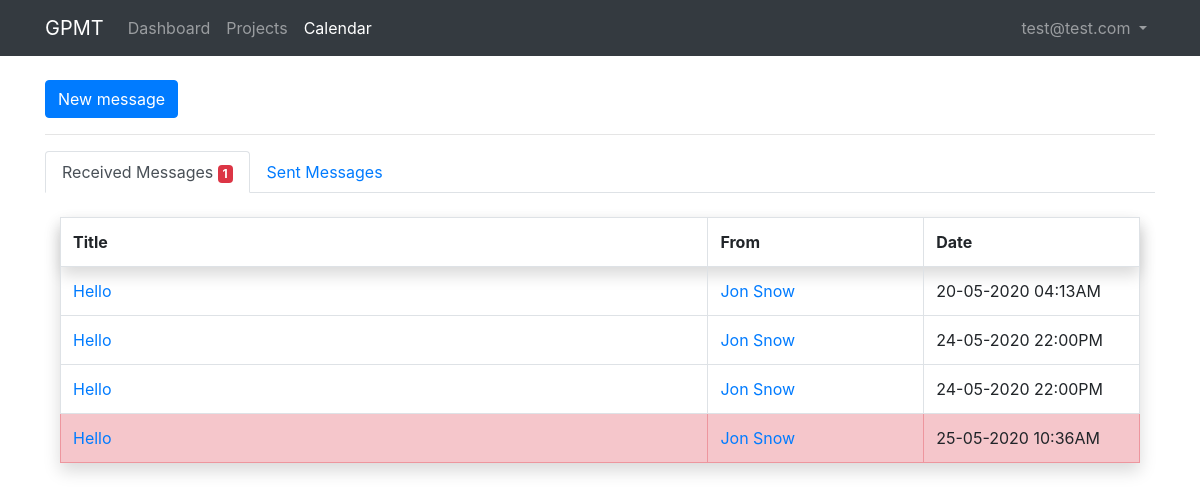
The app's page /messages.php (signed in) with its own data.
### tables this page shows
CREATE TABLE `users` (
  `id` int(11) NOT NULL AUTO_INCREMENT,
  `f_name` varchar(32) NOT NULL,
  `l_name` varchar(32) NOT NULL,
  `username` varchar(64) NOT NULL,
  `password` varchar(256) NOT NULL,
  `email` varchar(64) NOT NULL,
  `permissions` int(11) NOT NULL DEFAULT '0',
  PRIMARY KEY (`id`),
  UNIQUE KEY `email_UNIQUE` (`email`),
  UNIQUE KEY `username_UNIQUE` (`username`)
);

CREATE TABLE `messages` (
  `id` int(11) NOT NULL AUTO_INCREMENT,
  `sent_id` int(11) NOT NULL,
  `deliver_id` int(11) NOT NULL,
  `message` text NOT NULL,
  `title` varchar(64) NOT NULL,
  `status` int(11) NOT NULL DEFAULT '0',
  `date` int(11) NOT NULL,
  PRIMARY KEY (`id`),
  KEY `sent_id` (`sent_id`),
  KEY `deliver_id` (`deliver_id`),
  CONSTRAINT `messages_ibfk_1` FOREIGN KEY (`sent_id`) REFERENCES `users` (`id`),
  CONSTRAINT `messages_ibfk_2` FOREIGN KEY (`deliver_id`) REFERENCES `users` (`id`)
);

### data/database.php (called while the page is built, shortened)
<?php
class DB
{
    private $link = null;
    public function __construct()
    {
        try {
            $this->link = new mysqli(DB_HOST, DB_USER, DB_PASS, DB_NAME);
            $this->link->set_charset("utf8");
        } catch (Exception $e) {
            die('Unable to connect to database');
        }
    }
    public function num_rows($query)
    {
        $num_rows = $this->link->query($query);
        if ($this->link->error) {
            $this->log_db_errors($this->link->error, $query);
            return $this->link->error;
        } else {
            return $num_rows->num_rows;
        }
    }
    public function get_results($query, $object = false)
    {
        $results = $this->link->query($query);
        if ($this->link->error) {
            $this->log_db_errors($this->link->error, $query);
            return false;
        } else {
            $row = array();
            while ($r = (!$object) ? $results->fetch_assoc() : $results->fetch_object()) {
                $row[] = $r;
            }
            return $row;
        }
    }
}

### modules/user.php (called while the page is built, shortened)
<?php
require_once ( './data/database.php' );
function get_all_users(){
    $database = new DB();
    return $database->get_results( "SELECT id, f_name, l_name, username, email FROM users ORDER BY f_name ASC" );
}

### modules/messages.php (called while the page is built, shortened)
<?php
require_once './data/database.php';
require_once 'user.php';
function get_unread_message_count($user_id){
    $database = new DB();
    return $database->num_rows ('SELECT * FROM messages WHERE status = 0 AND deliver_id = ' . $user_id);
}
function get_all_received_messages($user_id){
    $database = new DB();
    return $database->get_results ('SELECT m.*, u.f_name, u.l_name, u.email, u.username FROM messages m
                                                INNER JOIN users u ON u.id = m.sent_id
                                            WHERE m.deliver_id =' . $user_id);
}

### messages.php (the view, shortened to what this page needs)
<?php
require_once 'modules/user.php';
require_once 'modules/messages.php';
$user = $_SESSION['user'];
$users = get_all_users ();
$unread_messages = get_unread_message_count ($user['id']);
?>
<!doctype html>
<html lang="en">
<head>
    <link rel="stylesheet" href="https://stackpath.bootstrapcdn.com/bootstrap/4.4.1/css/bootstrap.min.css"
>
</head>
<body>
<nav class="navbar navbar-expand-md navbar-dark bg-dark fixed-top">
    <div class="container">
        <a class="navbar-brand" href="index.php">GPMT</a>
        <div class="collapse navbar-collapse" id="navbarsExampleDefault">
            <ul class="navbar-nav mr-auto">
                <li class="nav-item">
                    <a class="nav-link" href="index.php">Dashboard</a>
                </li>
                <li class="nav-item">
                    <a class="nav-link" href="projects.php">Projects</a>
                </li>
                <li class="nav-item">
                    <a class="nav-link active" href="calendar.php">Calendar</a>
                </li>
            </ul>
            <ul class="navbar-nav ml-auto">
                <li class="nav-item dropdown">
                    <a class="nav-link dropdown-toggle" href="#" data-toggle="dropdown" aria-haspopup="true" aria-expanded="false">
                        <?php echo $user['email']; ?>
                    </a>
                </li>
            </ul>
        </div>
    </div>
</nav>
<main class="container">
    <div class="row">
            <div class="col-12">
                <button class="btn btn-primary" type="button" data-toggle="modal" data-target=".bd-example-modal-xl">New message</button>
                <hr>
            </div>
            <div class="col-12">
                <ul class="nav nav-tabs">
                    <li class="nav-item">
                        <a class="nav-link active" data-toggle="tab" href="#received_messages">Received Messages <?php echo $unread_messages > 0 ? '<span class="badge badge-danger">' . $unread_messages . '</span>' : ''; ?></a>
                    </li>
                    <li class="nav-item">
                        <a class="nav-link" data-toggle="tab" href="#sent_messages">Sent Messages</a>
                    </li>
                </ul>
                <div class="tab-content">
                    <div class="tab-pane container active mt-4" id="received_messages">
                        <?php
                            $received_messages = get_all_received_messages ($user['id']);
                        ?>
                        <table class="table table-bordered shadow">
                            <?php
                            if ($received_messages) {
                                ?>
                                <tr class="shadow">
                                    <th>Title</th>
                                    <th width="20%">From</th>
                                    <th width="20%">Date</th>
                                </tr>
                                <?php
                                foreach ($received_messages as $message) {
                                    ?>
                                    <tr <?php if ($message['status']==0) echo 'class="table-danger"'; ?>>
                                        <td><a href="message.php?id=<?php echo $message['id'];?>"><?php echo $message['title']; ?></a></td>
                                        <td><a href="?new=<?php echo $message['email'];?>"><?php echo $message['f_name']." ".$message['l_name']; ?></a></td>
                                        <td><?php echo date("d-m-Y H:iA", $message['date']); ?></td>
                                    </tr>
                                    <?php
                                }
                            } else {
                                echo '<div class="alert alert-danger w-100">No messages</div>';
                            }
                            ?>
                        </table>
                    </div>
                </div>
            </div>
    </div>
</main>
</body>
</html>

### messages.php (style rules this page uses)
main { padding-top: 80px; }

### records on screen
users: email "test@test.com"
messages: title "Hello", sent.f_name "Jon", sent.l_name "Snow", date "20-05-2020 04:13AM"
messages: title "Hello", sent.f_name "Jon", sent.l_name "Snow", date "24-05-2020 22:00PM"
messages: title "Hello", sent.f_name "Jon", sent.l_name "Snow", date "24-05-2020 22:00PM"
messages: title "Hello", sent.f_name "Jon", sent.l_name "Snow", date "25-05-2020 10:36AM"

### other values on screen
$unread_messages "1"
